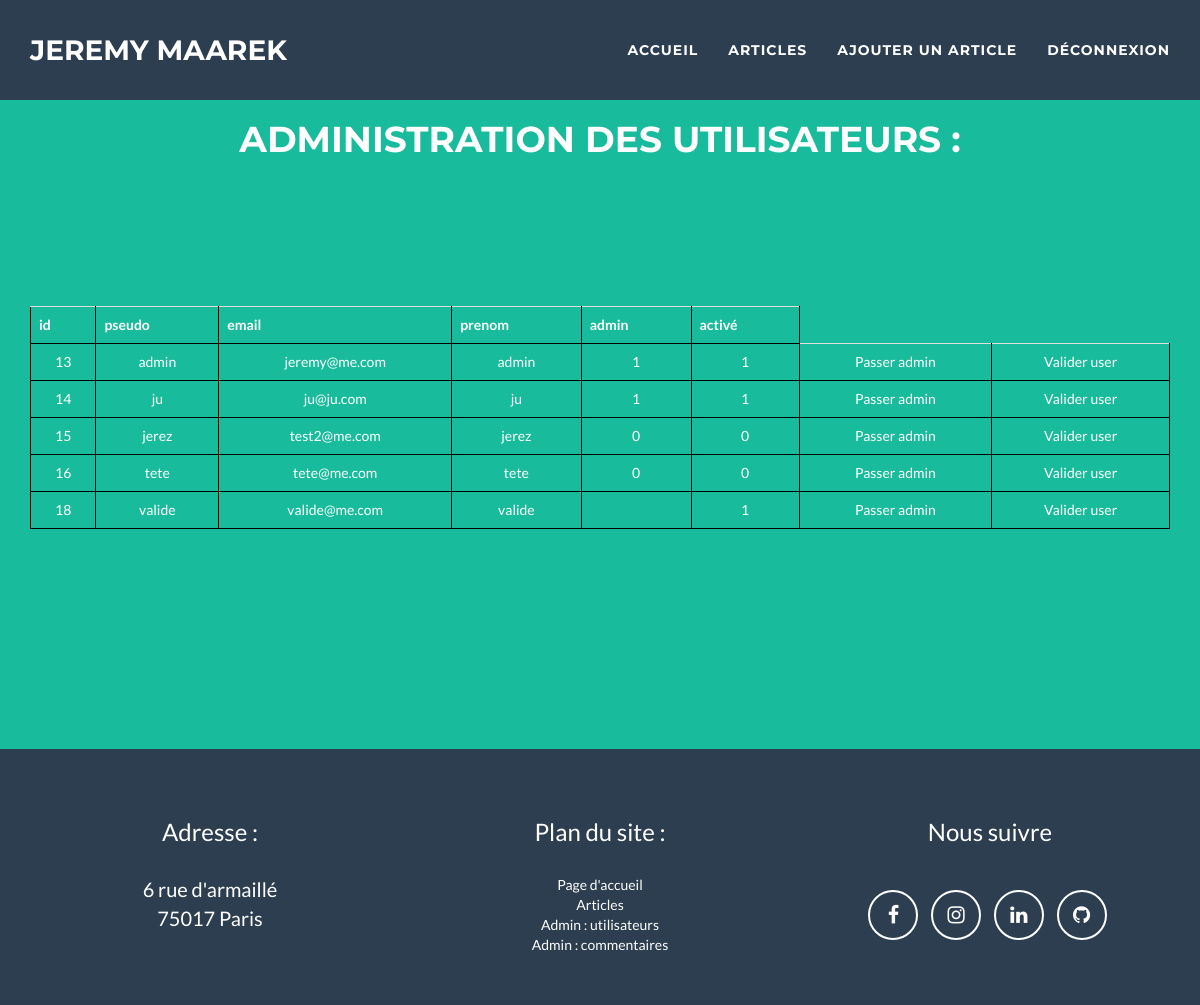
Page /index.php?action=adminUsers (signed in) on the earlier database version.
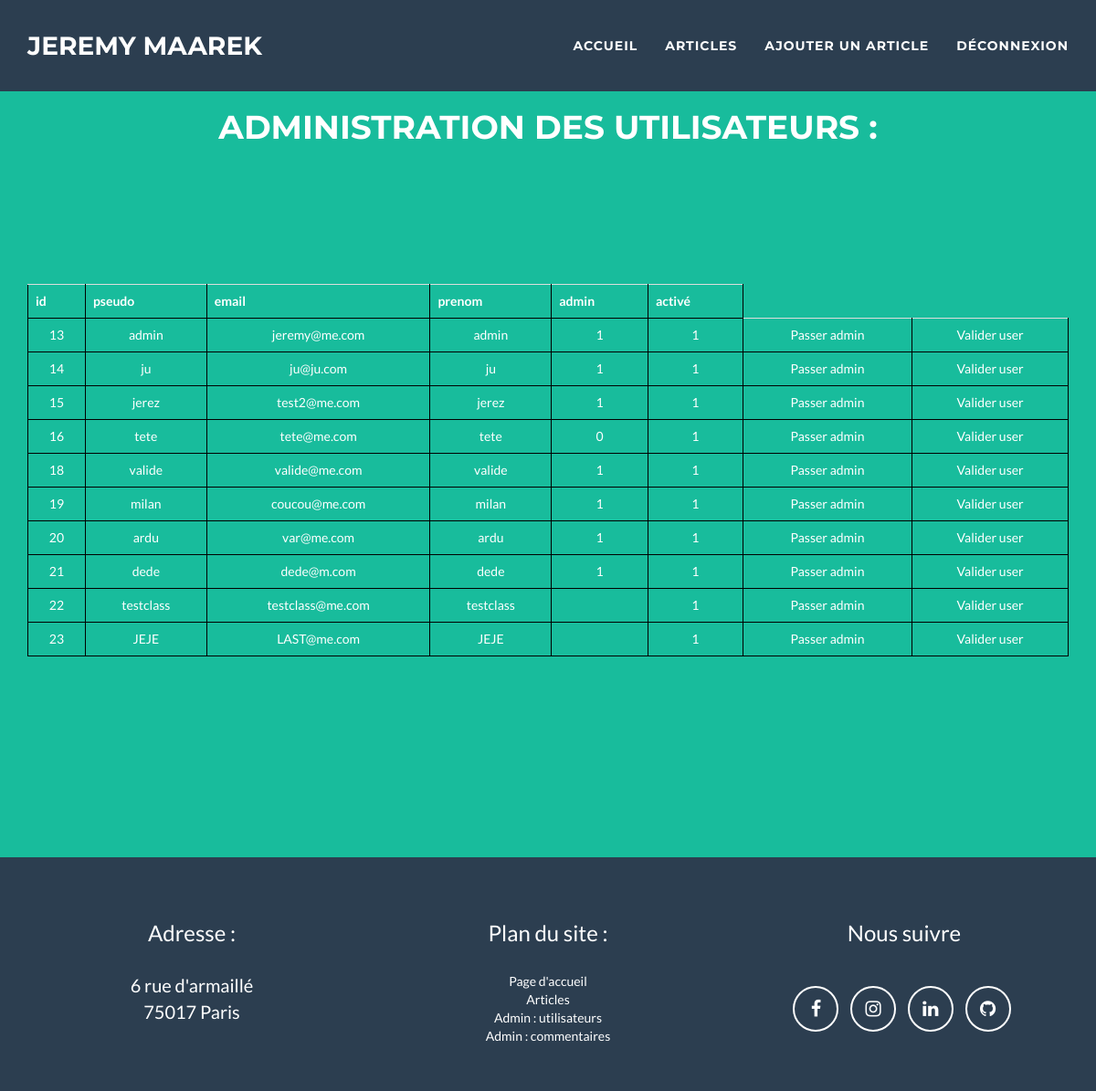
Same page on the later database version.
### tables this page shows
CREATE TABLE `users` (
  `id` int(11) NOT NULL,
  `pseudo` varchar(255) NOT NULL,
  `email` varchar(255) NOT NULL,
  `prenom` varchar(255) NOT NULL,
  `pass` varchar(255) NOT NULL,
  `date_inscription` date NOT NULL,
  `admin` tinyint(1) DEFAULT NULL,
  `is_activated` tinyint(1) DEFAULT NULL
);

### Controller/userController.php (called while the page is built, shortened)
<?php
require_once ('Model/userManager.php');
class UserController
{
    private $userManager;
    public function __construct()
    {
        $this->userManager = new Blog\jeremy\Model\UserManager();
    }
    public function adminUsers()
    {
        $all_Users = $this->userManager->allUsers();
        require ('View/admin_Users.php');
    }
}

### Model/userManager.php (called while the page is built, shortened)
<?php
require_once ('Model/user.php');
class UserManager extends Manager
{
        ?>
        <?php
    public function allUsers()
    {
        $users = [];
        $bdd = $this->dbConnect();
        $req = $bdd->query("SELECT * FROM users");
        while ($datas = $req->fetch())
        {
            $user = new User();
            $user->hydrate($datas);
            $users[] = $user;
        }
        return $users;
    }
}

### Model/user.php (called while the page is built, shortened)
<?php
class User
{
    private $_id;
    private $_pseudo;
    private $_email;
    private $_prenom;
    private $_admin;
    private $_is_activated;
    public function id() {return $this->_id;}
    public function pseudo() {return $this->_pseudo;}
    public function email() {return $this->_email;}
    public function prenom() {return $this->_prenom;}
    public function admin() {return $this->_admin;}
    public function activated() {return $this->_is_activated;}
    public function setId($id)
    {
      $this->_id = $id;
    }
    public function setPseudo($pseudo)
    {
      $this->_pseudo = $pseudo;
    }
    public function setEmail($email)
    {
      $this->_email = $email;
    }
    public function setPrenom($prenom)
    {
      $this->_prenom = $prenom;
    }
    public function setAdmin($admin)
    {
        $this->_admin = $admin;
    }
    public function setActivated($activated)
    {
        $this->_is_activated = $activated;
    }
}

### View/admin_Users.php (the view, shortened to what this page needs)
<?php
    if ($_SESSION['admin'] == 1){
?>
<section>
    <div class="col-lg-12">
        <H1>Administration des utilisateurs :</h1><br><br>
    </div>
    <div class="container">
        <table class="table">
            <tr>
                <div class="col-md-1">
                    <th>id</th>
                </div>
                <div class="col-md-2">
                    <th>pseudo</th>
                </div>
                <div class="col-md-3">
                    <th>email</th>
                </div>
                <div class="col-md-2">
                    <th>prenom</th>
                </div>
                <div class="col-md-1">
                    <th>admin</th>
                </div>
                <div class="col-md-1">
                    <th>activé</th>
                </div>
            </tr>
            <?php
                foreach($all_Users as $user){
            ?>
                <tr >
                    <div class="col-md-1">
                        <td><?= htmlspecialchars($user->id()) ?></td>
                    </div>
                    <div class="col-md-2">
                        <td><?= htmlspecialchars($user->pseudo())  ?></td>
                    </div>
                    <div class="col-md-3">
                        <td><?= htmlspecialchars($user->email())  ?></td>
                    </div>
                    <div class="col-md-2">
                        <td><?= htmlspecialchars($user->prenom())  ?></td>
                    </div>
                    <div class="col-md-1">
                        <td><?= htmlspecialchars($user->admin())  ?></td>
                    </div>
                    <div class="col-md-1">
                        <td><?= htmlspecialchars($user->activated())  ?></td>
                    </div>
                    <div class="col-md-1">
                        <td><a href="index.php?action=validateAdmin&amp;id=<?= htmlspecialchars($user->id()) ?>">Passer admin</a></td>
                    </div>
                    <div class="col-md-1">
                    <td><a href="index.php?action=validateUser&amp;id=<?= htmlspecialchars($user->id()) ?>"> Valider user</a></td>
                    </div>
                </tr>
                <?php
                }
                ?>
        </table>
    </div>
</section>
<?php
    }
    $content = ob_get_clean();
    require ('View/templat.php');

### index.php (shortened to what this page needs)
<?php
require ('controller/userController.php');
$postController = new PostController;
$UserController = new UserController;
$CommentController = new CommentController;
try {
    if (isset($_GET['action']))
    {
        if ($_GET['action'] == 'listeposts'){
            $postController->listPosts();
        }
        elseif ($_GET['action'] == 'connect'){
            $UserController->login();
        }
        elseif ($_GET['action'] == 'connectUser'){
            if(!empty($_POST['pseud']) && !empty($_POST['pass']) && !empty($_POST['token']) )
            {
                $UserController->connectUse($_POST['pseud'], $_POST['pass'], $_POST['token']);
            }
        }
        elseif ($_GET['action'] == 'logout'){
            $UserController->logout();
        }
        elseif ($_GET['action'] == 'inscription_post'){
            if(!empty($_POST['email']) && !empty($_POST['pseud']) && !empty($_POST['prenom']) && !empty($_POST['pass2']) && !empty($_POST['pass']))
            {
                $UserController->inscriptionPost();
            }
        }
        elseif ($_GET['action'] == 'addUser'){
        }
        elseif ($_GET['action'] == 'modifPost')
        {
            if (!empty($_GET['id']) && $_GET['id'] > 0)
                {
                    $postController->modifPost();
                }
        }
        elseif ($_GET['action'] == 'delete')
        {
            if (!empty($_GET['id']) && $_GET['id'] > 0)
                {
                    $postController->delete($_GET['id']);
                }
        }
        elseif ($_GET['action'] == 'add')
        {
            $postController->add();
        }
        elseif ($_GET['action'] == 'adminUsers')
        {
            $UserController->adminUsers();
        }
        elseif ($_GET['action'] == 'adminComments')
        {
            $CommentController->adminComments();
        }
        elseif ($_GET['action'] == 'validateComment')
        {
            if (!empty($_GET['id']) && $_GET['id'] > 0){
                $CommentController->validateComment($_GET['id']);
            }
        }
        elseif ($_GET['action'] == 'validateAdmin')
        {
            if (!empty($_GET['id']) && $_GET['id'] > 0){
                $UserController->validateAdmin($_GET['id']);
            }
        }
        elseif ($_GET['action'] == 'validateUser')
        {
            if (!empty($_GET['id']) && $_GET['id'] > 0){
                $UserController->validateUser($_GET['id']);
            }
        }
        elseif ($_GET['action'] == 'addPost')
        {
            if (!empty($_POST['title']) && !empty($_POST['content']) && !empty($_POST['author']) && !empty($_POST['chapo'])&& !empty($_POST['token']))
                {
                    $postController->addPost($_POST['title'], $_POST['content'], $_POST['author'], $_POST['chapo'], $_POST['token'] );
                }
        }
    }
    else
    {
        require ('View/viewHome.php');
    }
}
catch(Exception $e) {
    echo 'Erreur : ' . $e->getMessage();
}

### View/templat.php (shortened to what this page needs)
<!DOCTYPE html>
<html lang="en">
<head>
    <link href="view/vendor/bootstrap/css/bootstrap.min.css" rel="stylesheet">
    <link href="view/css/freelancer.css" rel="stylesheet">
    <link href="view/vendor/font-awesome/css/font-awesome.min.css" rel="stylesheet" type="text/css">
</head>
<body id="page-top" class="index">
    <nav id="mainNav" class="navbar navbar-default navbar-fixed-top navbar-custom">
        <div class="container">
            <div class="navbar-header page-scroll">
                <a class="navbar-brand" href="index.php">JEREMY MAAREK</a>
            </div>
            <div class="collapse navbar-collapse" id="bs-example-navbar-collapse-1">
                <ul class="nav navbar-nav navbar-right">
                    <li class="page-scroll">
                        <a href="index.php">Accueil</a>
                    </li>
                    <li class="page-scroll">
                        <a href="index.php?action=listeposts">ARTICLES</a>
                    </li>
                    <?php
                    if (htmlspecialchars(!empty($_SESSION['admin']))){
                        if ($_SESSION['admin'] == '1') {
                    ?>
                        <li class="page-scroll">
                            <a href="index.php?action=add">Ajouter un article</a>
                        </li>
                    <?php
                        }
                    }
                    ?>
                     <?php
                    if (htmlspecialchars(!empty($_SESSION['prenom'])))
                    {
                    ?>
                        <li class="page-scroll">
                            <a href="index.php?action=logout">Déconnexion</a>
                        </li>
                    <?php
                    }
                    ?>
                </ul>
            </div>
        </div>
    </nav>
    <header>
         <?= $content ?>
    </header>
    <footer class="text-center">
        <div class="footer-above">
            <div class="container">
                <div class="row">
                    <div class="footer-col col-md-4">
                        <h3>Adresse :</h3>
                        <p>6 rue d'armaillé
                            <br>75017 Paris</p>
                    </div>
                    <div class="footer-col col-md-4">
                        <h3>Plan du site :</h3>
                        <a href="index.PHP">Page d'accueil</a><br>
                        <a href="#">Articles</a> <br>
                        <?php
                            if (htmlspecialchars(!empty($_SESSION['admin']))){
                                if (htmlspecialchars($_SESSION['admin'] == '1')) {
                        ?>
                        <a href="index.php?action=adminUsers">Admin : utilisateurs</a><br>
                        <a href="index.php?action=adminComments">Admin : commentaires</a><br>
                        <?php
                            }
                        }
                        ?>
                    </div>
                    <div class="footer-col col-md-4">
                        <h3>Nous suivre </h3>
                        <ul class="list-inline">
                            <li>
                                <a href="https://www.facebook.com/jmaarek" class="btn-social btn-outline"><i class="fa fa-fw fa-facebook"></i></a>
                            </li>
                            <li>
                                <a href="https://www.instagram.com/jeremymaarek/?hl=fr" class="btn-social btn-outline"><i class="fa fa-fw fa-instagram"></i></a>
                            </li>
                            <li>
                                <a href="https://www.linkedin.com/in/j%C3%A9r%C3%A9my-maarek-1a2a32158/?originalSubdomain=fr" class="btn-social btn-outline"><i class="fa fa-fw fa-linkedin"></i></a>
                            </li>
                            <li>
                                <a href="https://github.com/jeremymaarek" class="btn-social btn-outline"><i class="fa fa-fw fa-github"></i></a>
                            </li>
                        </ul>
                    </div>
                </div>
            </div>
        </div>
    </footer>
</body>
</html>

### View/css/freelancer.css (style rules this page uses)
body { font-family: 'Lato', 'Helvetica Neue', Helvetica, Arial, sans-serif; overflow-x: hidden; }
p { font-size: 20px; }
table { border-collapse: collapse; }
td, th { border: 1px solid black; }
a, a:hover, a:focus, a:active, a.active { color: white; outline: none; }
h1, h2, h4, h6 { font-family: "Montserrat", "Helvetica Neue", Helvetica, Arial, sans-serif; text-transform: uppercase; font-weight: 700; }
header { text-align: center; background: #18BC9C; color: white; }
header .container { padding-top: 100px; padding-bottom: 0px; }
@media (min-width: 768px) { header .container { padding-top: 200px; padding-bottom: 100px; } }
.navbar-custom { background: #2C3E50; font-family: "Montserrat", "Helvetica Neue", Helvetica, Arial, sans-serif; text-transform: uppercase; font-weight: 700; border: none; }
.navbar-custom .navbar-brand { color: white; }
.navbar-custom .navbar-nav { letter-spacing: 1px; }
.navbar-custom .navbar-nav li a { color: white; }
@media (min-width: 768px) { .navbar-custom { padding: 25px 0; -webkit-transition: padding 0.3s; -moz-transition: padding 0.3s; transition: padding 0.3s; } }
@media (min-width: 768px) { .navbar-custom .navbar-brand { font-size: 2em; -webkit-transition: all 0.3s; -moz-transition: all 0.3s; transition: all 0.3s; } }
section { padding: 100px 0; }
footer { color: white; }
footer h3 { margin-bottom: 30px; }
footer .footer-above { padding-top: 50px; background-color: #2C3E50; }
footer .footer-col { margin-bottom: 50px; }
.btn-outline { color: white; font-size: 20px; border: solid 2px white; background: transparent; transition: all 0.3s ease-in-out; margin-top: 15px; }
.btn-social { display: inline-block; height: 50px; width: 50px; border: 2px solid white; border-radius: 100%; text-align: center; font-size: 20px; line-height: 45px; }

Differences in the rows shown:
changed users "jerez": admin "0" → "1"; is_activated "0" → "1"
changed users "tete": is_activated "0" → "1"
changed users "valide": admin (not shown) → "1"
added users: id "19", pseudo "milan", email "coucou@me.com", prenom "milan", admin "1", is_activated "1"
added users: id "20", pseudo "ardu", email "var@me.com", prenom "ardu", admin "1", is_activated "1"
added users: id "21", pseudo "dede", email "dede@m.com", prenom "dede", admin "1", is_activated "1"
added users: id "22", pseudo "testclass", email "testclass@me.com", prenom "testclass", is_activated "1"
added users: id "23", pseudo "JEJE", email "LAST@me.com", prenom "JEJE", is_activated "1"
